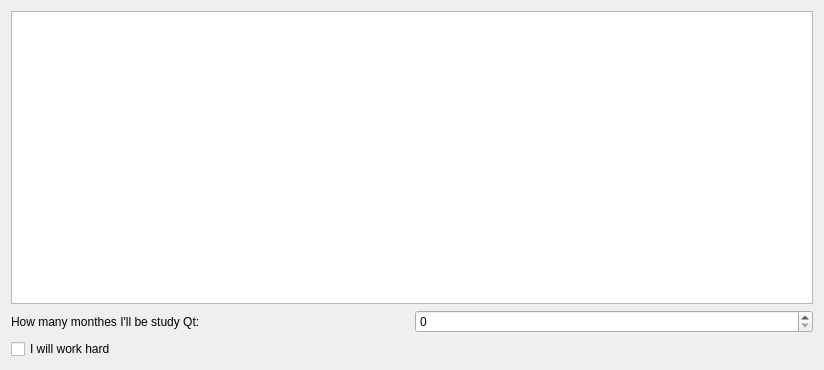
<?xml version="1.0" encoding="UTF-8"?>
<ui version="4.0">
 <class>Page1</class>
 <widget class="QWidget" name="Page1">
  <property name="geometry">
   <rect>
    <x>0</x>
    <y>0</y>
    <width>824</width>
    <height>370</height>
   </rect>
  </property>
  <property name="windowTitle">
   <string>Page1</string>
  </property>
  <layout class="QVBoxLayout" name="verticalLayout">
   <item>
    <layout class="QGridLayout" name="gridLayout">
     <item row="7" column="0">
      <widget class="QCheckBox" name="FlagHowToWork">
       <property name="text">
        <string>I will work hard</string>
       </property>
      </widget>
     </item>
     <item row="6" column="0">
      <widget class="QLabel" name="label">
       <property name="text">
        <string>How many monthes I'll be study Qt:</string>
       </property>
      </widget>
     </item>
     <item row="6" column="1">
      <widget class="QSpinBox" name="timeEductaionSpinBox"/>
     </item>
     <item row="1" column="0" colspan="2">
      <widget class="QPlainTextEdit" name="TextInPage1"/>
     </item>
    </layout>
   </item>
  </layout>
 </widget>
 <layoutdefault spacing="6" margin="11"/>
 <resources/>
 <connections/>
</ui>
